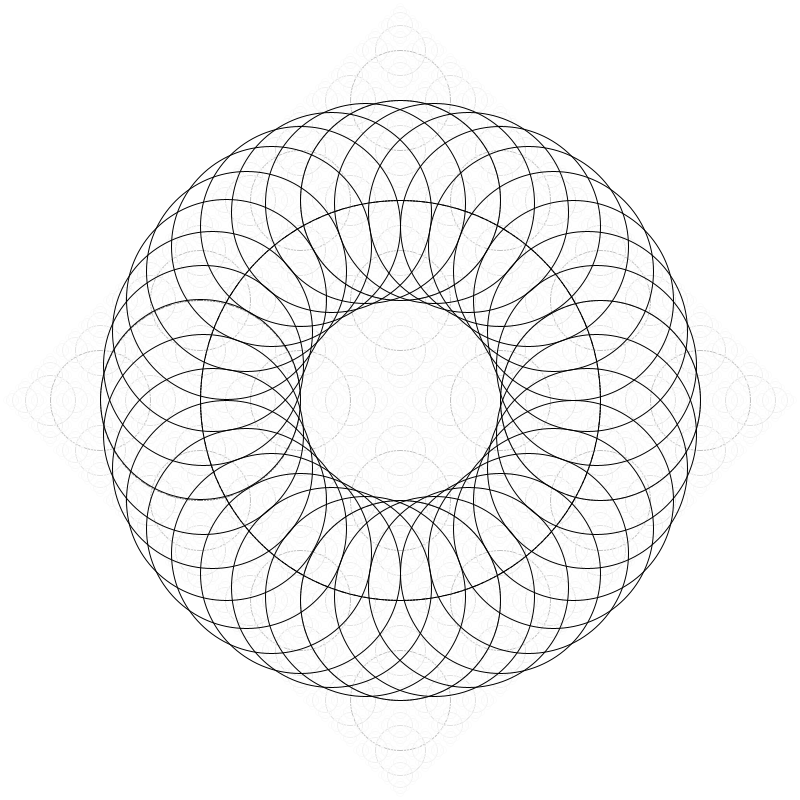
Frame 1 (no input)
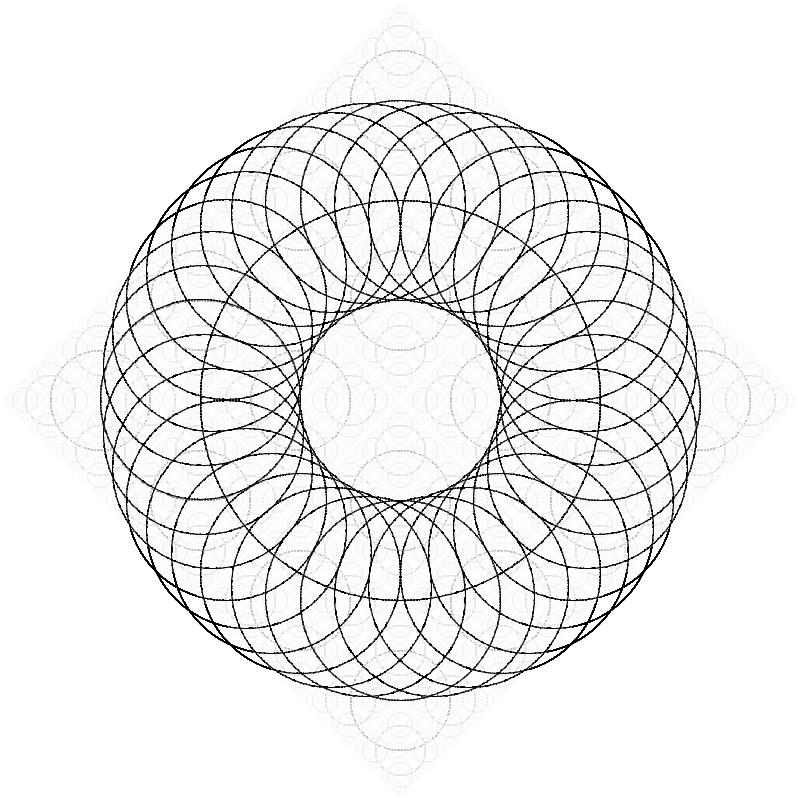
Frame 60 (the mouse pressed at the canvas centre just before this capture)
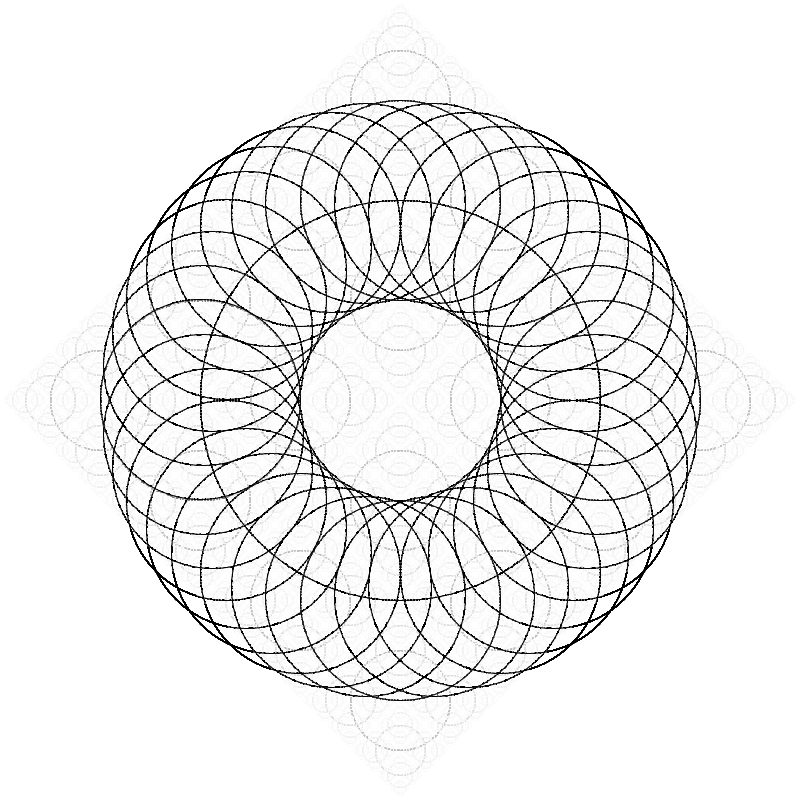
Frame 120 (the mouse held since frame 60 and released just before this capture)

The Processing sketch that drew these frames (run headless with seeded random() and noise(); from frame 60 on, the mouse is pressed at the canvas centre):

// Processing sketch: a_recursive_circles
// ── a_recursive_circles.pde
// recursive circles
// author: dennis goldschmidt
// date: 26 Oct 2017
// ---
// Create circles using recursion
// 1) example of smaller circles
// 2) recursive circles that surprise
// 3) 2D tesselation
// 4) low-complexity art
// ---

float x0, y0;
float rad;
int all;

void setup () {
  size(800, 800);
  background(255);
  x0 = width/2;
  y0 = height/2;
  rad = 800;
}

void draw () {
  // first draw some circles by hand
  //ellipse(x0, y0, rad, rad);
  //ellipse(x0, y0, rad/2, rad/2);
  //ellipse(x0, y0, rad/4, rad/4);
  //ellipse(x0, y0, rad/8, rad/8);
  
  // define recursive function
  //drawCircle(x0, y0, 800.);
  
  // 1d recursion that creates fractals
  //drawFractal1d(x0, y0, 400.);
  
  // 2d recursion that creates fractals
  drawFractal2d(x0, y0, 400.);
  
  // 360º recursion that creates fractals
  drawFractal360(x0, y0, 400.);
}

// this function draws smaller and smaller circles recursively
void drawCircle(float x, float y, float radius) {
  stroke(0);
  noFill();
  ellipse(x, y, radius, radius);
  if(radius > 8) {
    radius *= 0.5f;
    // The drawCircle() function is
    // calling itself recursively.
    drawCircle(x, y, radius);
  }
}

void drawFractal1d(float x, float y, float radius) {
  stroke(0);
  noFill();
  ellipse(x, y, radius, radius);
  if(radius > 8) { // 400, 200, 100, 50, 25
    //drawFractal1d() calls itself twice, creating a branching effect. For every circle, a smaller circle is drawn to the left and the right.
    drawFractal1d(x + radius/2, y, radius/2);
    drawFractal1d(x - radius/2, y, radius/2);
  }
}

void drawFractal2d(float x, float y, float radius) {
  stroke(255.*(1-(radius/400))); 
  noFill();
  ellipse(x, y, radius, radius);
  if(radius > 8) { // 400, 200, 100, 50, 25
    //drawCircle() calls itself four time, creating a branching effect. For every circle, a smaller circle is drawn to the left and the right, and above and below.
    drawFractal2d(x + radius/2, y, radius/2);
    drawFractal2d(x - radius/2, y, radius/2);
    drawFractal2d(x, y + radius/2, radius/2);
    drawFractal2d(x, y - radius/2, radius/2);
  }
}

void drawFractal360(float x, float y, float radius) {
  //stroke(255.*(1-(radius/400)));
  stroke(0);
  noFill();
  ellipse(x, y, radius, radius);
  if(radius > 200) { // 400, 200, 100, 50, 25
    //drawCircle() calls itself four time, creating a branching effect. For every circle, a smaller circle is drawn to the left and the right, and above and below.
    all = 36;
    for (int i = 0; i < all; i = i+1) {
      drawFractal360(x+cos(2*PI*i/all)*radius/2,y+sin(2*PI*i/all)*radius/2, radius/2);
    }
  }
}
